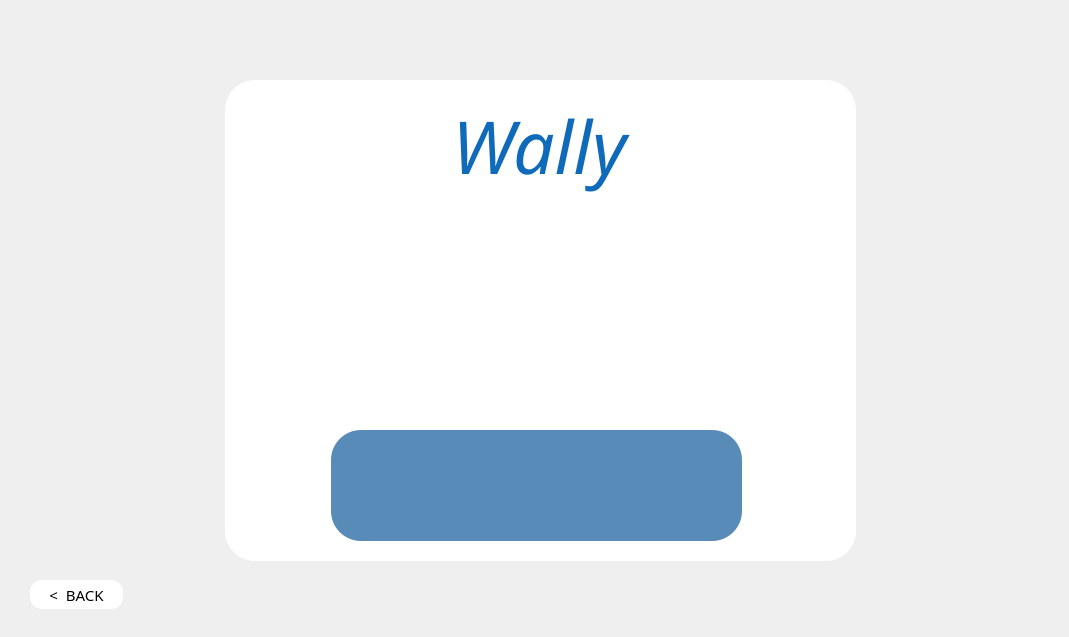
<?xml version="1.0" encoding="UTF-8"?>
<ui version="4.0">
 <class>balance</class>
 <widget class="QDialog" name="balance">
  <property name="geometry">
   <rect>
    <x>0</x>
    <y>0</y>
    <width>1069</width>
    <height>637</height>
   </rect>
  </property>
  <property name="windowTitle">
   <string>Dialog</string>
  </property>
  <widget class="QLabel" name="label_2">
   <property name="enabled">
    <bool>false</bool>
   </property>
   <property name="geometry">
    <rect>
     <x>-16</x>
     <y>0</y>
     <width>1121</width>
     <height>691</height>
    </rect>
   </property>
   <property name="font">
    <font>
     <family>Segoe Script</family>
     <pointsize>28</pointsize>
    </font>
   </property>
   <property name="styleSheet">
    <string notr="true">image: url(:/screen1Background/background.jpg);
</string>
   </property>
   <property name="text">
    <string/>
   </property>
  </widget>
  <widget class="QPushButton" name="backButton">
   <property name="geometry">
    <rect>
     <x>30</x>
     <y>580</y>
     <width>93</width>
     <height>29</height>
    </rect>
   </property>
   <property name="font">
    <font>
     <family>Arial Unicode MS</family>
     <pointsize>-1</pointsize>
    </font>
   </property>
   <property name="styleSheet">
    <string notr="true">QPushButton {
    background-color: #ffffff;   /* dark blue */
    color: black;
    border: none;                /* no border line */
    border-radius: 12px;         /* rounded corners */
    padding: 8px 16px;
    font-size: 15px;
    background-image: none;      /* no image */
}

QPushButton:hover {
    background-color: #598bb8;   /* darker on hover */
color: white;
}</string>
   </property>
   <property name="text">
    <string>&lt;  BACK</string>
   </property>
  </widget>
  <widget class="QLabel" name="label_3">
   <property name="geometry">
    <rect>
     <x>225</x>
     <y>80</y>
     <width>631</width>
     <height>481</height>
    </rect>
   </property>
   <property name="styleSheet">
    <string notr="true">background-color:rgb(255, 255, 255);
border-radius: 30px;         /* rounded corners */
    padding: 8px 16px;</string>
   </property>
   <property name="text">
    <string/>
   </property>
  </widget>
  <widget class="QLabel" name="label_5">
   <property name="geometry">
    <rect>
     <x>452</x>
     <y>70</y>
     <width>181</width>
     <height>151</height>
    </rect>
   </property>
   <property name="palette">
    <palette>
     <active>
      <colorrole role="WindowText">
       <brush brushstyle="SolidPattern">
        <color alpha="255">
         <red>15</red>
         <green>106</green>
         <blue>186</blue>
        </color>
       </brush>
      </colorrole>
      <colorrole role="Text">
       <brush brushstyle="SolidPattern">
        <color alpha="255">
         <red>255</red>
         <green>255</green>
         <blue>255</blue>
        </color>
       </brush>
      </colorrole>
      <colorrole role="ButtonText">
       <brush brushstyle="SolidPattern">
        <color alpha="255">
         <red>255</red>
         <green>255</green>
         <blue>255</blue>
        </color>
       </brush>
      </colorrole>
      <colorrole role="PlaceholderText">
       <brush brushstyle="SolidPattern">
        <color alpha="128">
         <red>255</red>
         <green>255</green>
         <blue>255</blue>
        </color>
       </brush>
      </colorrole>
     </active>
     <inactive>
      <colorrole role="WindowText">
       <brush brushstyle="SolidPattern">
        <color alpha="255">
         <red>15</red>
         <green>106</green>
         <blue>186</blue>
        </color>
       </brush>
      </colorrole>
      <colorrole role="Text">
       <brush brushstyle="SolidPattern">
        <color alpha="255">
         <red>255</red>
         <green>255</green>
         <blue>255</blue>
        </color>
       </brush>
      </colorrole>
      <colorrole role="ButtonText">
       <brush brushstyle="SolidPattern">
        <color alpha="255">
         <red>255</red>
         <green>255</green>
         <blue>255</blue>
        </color>
       </brush>
      </colorrole>
      <colorrole role="PlaceholderText">
       <brush brushstyle="SolidPattern">
        <color alpha="128">
         <red>255</red>
         <green>255</green>
         <blue>255</blue>
        </color>
       </brush>
      </colorrole>
     </inactive>
     <disabled>
      <colorrole role="WindowText">
       <brush brushstyle="SolidPattern">
        <color alpha="255">
         <red>255</red>
         <green>255</green>
         <blue>255</blue>
        </color>
       </brush>
      </colorrole>
      <colorrole role="Text">
       <brush brushstyle="SolidPattern">
        <color alpha="255">
         <red>255</red>
         <green>255</green>
         <blue>255</blue>
        </color>
       </brush>
      </colorrole>
      <colorrole role="ButtonText">
       <brush brushstyle="SolidPattern">
        <color alpha="255">
         <red>255</red>
         <green>255</green>
         <blue>255</blue>
        </color>
       </brush>
      </colorrole>
      <colorrole role="PlaceholderText">
       <brush brushstyle="SolidPattern">
        <color alpha="128">
         <red>255</red>
         <green>255</green>
         <blue>255</blue>
        </color>
       </brush>
      </colorrole>
     </disabled>
    </palette>
   </property>
   <property name="font">
    <font>
     <family>Brush Script MT</family>
     <pointsize>55</pointsize>
     <italic>true</italic>
     <bold>false</bold>
    </font>
   </property>
   <property name="styleSheet">
    <string notr="true">color: 598bb8</string>
   </property>
   <property name="text">
    <string>Wally</string>
   </property>
  </widget>
  <widget class="QLabel" name="label">
   <property name="geometry">
    <rect>
     <x>343</x>
     <y>190</y>
     <width>361</width>
     <height>241</height>
    </rect>
   </property>
   <property name="text">
    <string/>
   </property>
   <property name="pixmap">
    <pixmap>coinbalanceicon - Copy.jpg</pixmap>
   </property>
   <property name="scaledContents">
    <bool>true</bool>
   </property>
  </widget>
  <widget class="QLabel" name="balancelabel">
   <property name="geometry">
    <rect>
     <x>331</x>
     <y>430</y>
     <width>411</width>
     <height>111</height>
    </rect>
   </property>
   <property name="font">
    <font>
     <pointsize>20</pointsize>
     <bold>true</bold>
    </font>
   </property>
   <property name="styleSheet">
    <string notr="true">background-color:rgb(89, 139, 184);
border-radius: 30px;         /* rounded corners */
    padding: 8px 16px;</string>
   </property>
   <property name="text">
    <string/>
   </property>
   <property name="alignment">
    <set>Qt::AlignmentFlag::AlignCenter</set>
   </property>
  </widget>
 </widget>
 <resources/>
 <connections/>
</ui>
